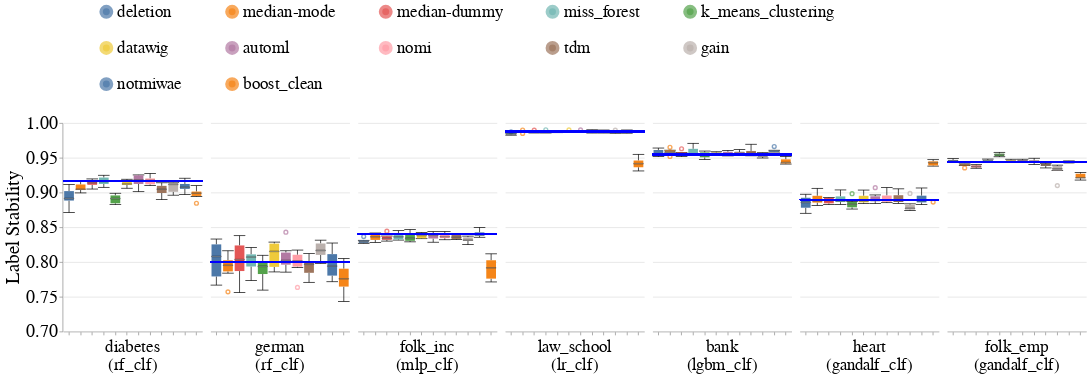

Notebook code cell kept with this figure:
### Code cell
create_box_plots_for_diff_imputers_and_datasets(train_injection_scenario='mixed_exp',
                                                test_injection_scenario='MCAR1 & MAR1 & MNAR1',
                                                metric_name='label_stability',
                                                db_client=db_client,
                                                ylim=[0.7, 1.0])

### Figure 1 — Vega-Lite specification as saved in the notebook (floating-point values rounded to 4 significant figures; data arrays with more than 128 entries replaced by an {"elided": "..."} marker saying what was removed)
{"config": {"view": {"continuousWidth": 400, "continuousHeight": 300, "stroke": null}, "axis": {"labelFontSize": 26, "labelFontWeight": "normal", "titleFontSize": 28, "titleFontWeight": "normal"}, "facet": {"spacing": 10}, "header": {"labelFontSize": 24, "labelOrient": "bottom", "labelPadding": 5, "titleFontSize": 28}, "legend": {"columns": 5, "direction": "horizontal", "labelFontSize": 24, "labelLimit": 400, "orient": "top", "symbolOffset": 50, "symbolStrokeWidth": 10, "titleAnchor": "middle", "titleFontSize": 26, "titleLimit": 300}, "title": {"fontSize": 28}}, "data": {"name": "data-fa9b0a9918f725166e7bc1063b883db6"}, "facet": {"column": {"field": "Dataset_Name_With_Model_Name", "sort": {"field": "Dataset_Sequence_Number", "order": "ascending"}, "title": null, "type": "nominal"}}, "spec": {"layer": [{"mark": {"type": "boxplot", "median": {"stroke": "black", "strokeWidth": 0.7}, "ticks": true}, "encoding": {"color": {"field": "Null_Imputer_Name", "sort": ["deletion", "median-mode", "median-dummy", "miss_forest", "k_means_clustering", "datawig", "automl", "nomi", "tdm", "gain", "notmiwae"], "title": null, "type": "nominal"}, "x": {"axis": {"labels": false}, "field": "Null_Imputer_Name", "sort": ["deletion", "median-mode", "median-dummy", "miss_forest", "k_means_clustering", "datawig", "automl", "nomi", "tdm", "gain", "notmiwae"], "title": null, "type": "nominal"}, "y": {"field": "Metric_Value", "scale": {"domain": [0.7, 1.0], "zero": false}, "title": "Label Stability", "type": "quantitative"}}}, {"mark": "rule", "encoding": {"color": {"value": "blue"}, "size": {"value": 2}, "y": {"field": "Baseline_Median", "type": "quantitative"}}}], "height": 300, "width": 200}, "resolve": {"scale": {"y": "shared"}}, "$schema": "https://vega.github.io/schema/vega-lite/v4.17.0.json", "datasets": {"data-fa9b0a9918f725166e7bc1063b883db6": {"elided": "502 records"}}}
